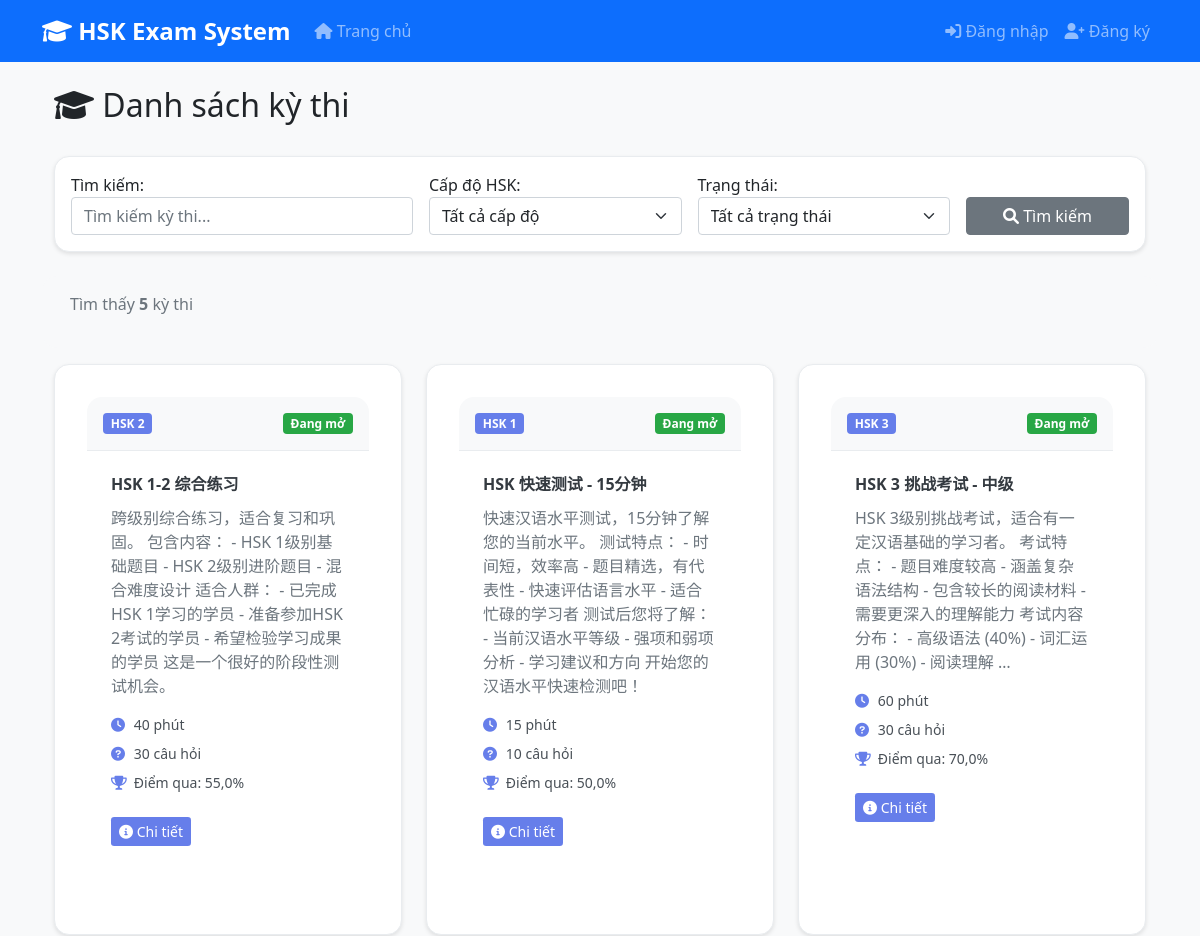
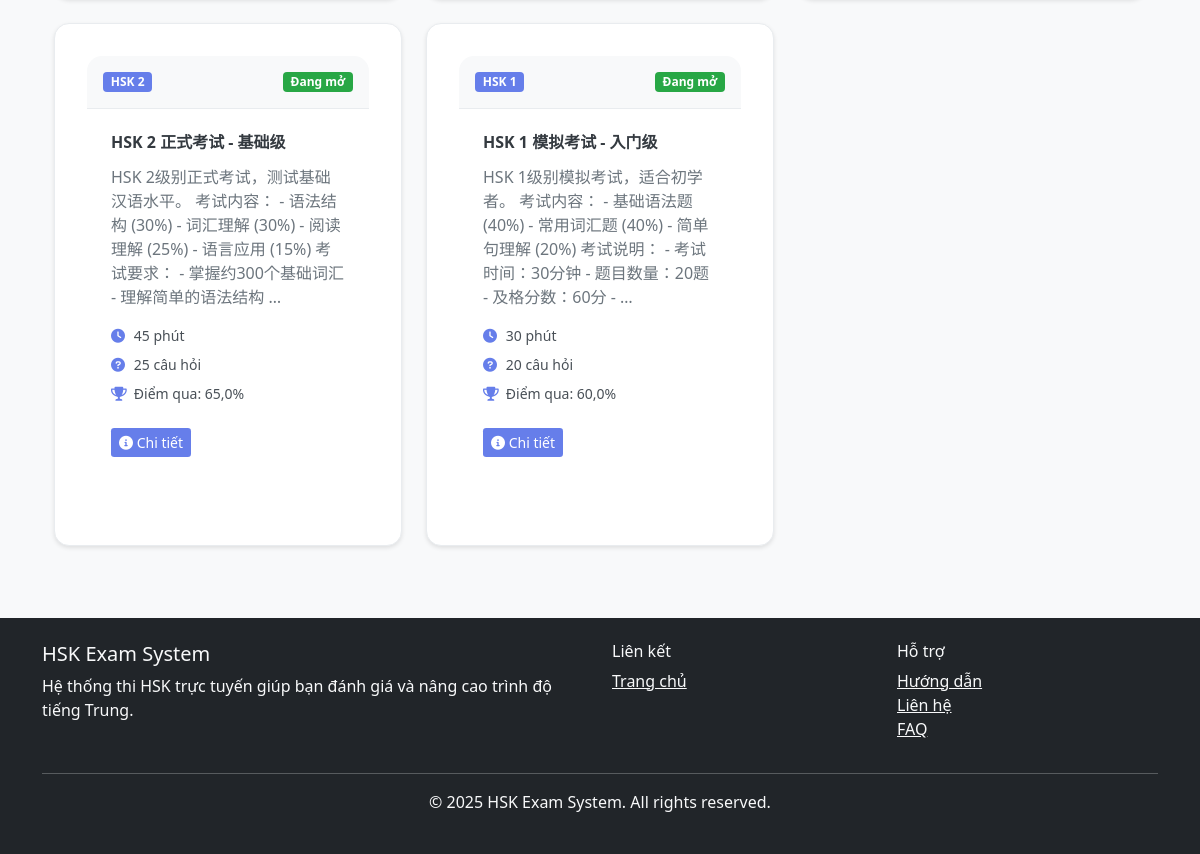
The app's page /exams/ with its own data (2 pictures, top to bottom).
### apps/exams/models.py (models this page shows, shortened)
class Exam(TimeStampedModel):
    title = models.CharField(
        max_length=200,
        verbose_name="Tiêu đề kỳ thi"
    )
    description = models.TextField(
        blank=True,
        verbose_name="Mô tả"
    )
    hsk_level = models.ForeignKey(
        HSKLevel,
        on_delete=models.CASCADE,
        verbose_name="Cấp độ HSK"
    )
    question_bank = models.ForeignKey(
        QuestionBank,
        on_delete=models.CASCADE,
        verbose_name="Ngân hàng câu hỏi"
    )
    duration_minutes = models.IntegerField(
        default=120,
        validators=[MinValueValidator(1), MaxValueValidator(480)],
        verbose_name="Thời gian thi (phút)"
    )
    total_questions = models.IntegerField(
        default=40,
        validators=[MinValueValidator(1), MaxValueValidator(200)],
        verbose_name="Tổng số câu hỏi"
    )
    passing_score = models.FloatField(
        default=60.0,
        validators=[MinValueValidator(0), MaxValueValidator(100)],
        help_text="Điểm đậu (%)",
        verbose_name="Điểm đậu"
    )
    is_active = models.BooleanField(
        default=True,
        verbose_name="Kích hoạt"
    )
    start_date = models.DateTimeField(
        default=timezone.now,
        verbose_name="Ngày bắt đầu"
    )
    end_date = models.DateTimeField(
        null=True,
        blank=True,
        verbose_name="Ngày kết thúc")
    randomize_questions = models.BooleanField(
        default=True,
        verbose_name="Xáo trộn câu hỏi"
    )
    show_results_immediately = models.BooleanField(
        default=True,
        verbose_name="Hiển thị kết quả ngay"
    )
    allow_retake = models.BooleanField(
        default=True,
        verbose_name="Cho phép thi lại"
    )
    max_attempts = models.IntegerField(
        default=3,
        validators=[MinValueValidator(1), MaxValueValidator(10)],
        verbose_name="Số lần thi tối đa"
    )
    instructions = models.TextField(
        blank=True,
        verbose_name="Hướng dẫn thi",
        help_text="Hướng dẫn chi tiết cho thí sinh"
    )
    allow_navigation = models.BooleanField(
        default=True,
        verbose_name="Cho phép di chuyển giữa các câu",
        help_text="Cho phép thí sinh quay lại câu trước"
    )
    require_full_completion = models.BooleanField(
        default=False,
        verbose_name="Yêu cầu hoàn thành tất cả câu",
        help_text="Bắt buộc trả lời tất cả câu hỏi"
    )
    class Meta:
        ordering = ['-created_at']
        verbose_name = 'Kỳ thi'
        verbose_name_plural = 'Kỳ thi'
        indexes = [
            models.Index(fields=['hsk_level', 'is_active']),
            models.Index(fields=['start_date', 'end_date']),
        ]
    def is_available(self):
        now = timezone.now()
        if not self.is_active:
            return False
        if self.start_date and now < self.start_date:
            return False
        if self.end_date and now > self.end_date:
            return False
        return True

### apps/common/models.py (models this page shows)
class HSKLevel(models.Model):
    level = models.IntegerField(unique=True)
    name = models.CharField(max_length=20)
    description = models.TextField(blank=True)
    vocabulary_count = models.IntegerField(default=0)
    class Meta:
        ordering = ['level']
        verbose_name = 'HSK Level'
        verbose_name_plural = 'HSK Levels'
    def __str__(self):
        return f"HSK {self.level}"

### apps/exams/views.py (the view, shortened to what this page needs)
# urls.py: path('', views.ExamListView.as_view(), name='list'),
class ExamListView(ListView):
    model = Exam
    template_name = 'exams/exam_list.html'
    context_object_name = 'exams'
    paginate_by = 12
    def get_queryset(self):
        queryset = Exam.objects.select_related('hsk_level', 'question_bank')
        search = self.request.GET.get('search')
        hsk_level = self.request.GET.get('hsk_level')
        status = self.request.GET.get('status')
        if search:
            queryset = queryset.filter(
                Q(title__icontains=search) |
                Q(description__icontains=search)
            )
        if hsk_level:
            queryset = queryset.filter(hsk_level_id=hsk_level)
        now = timezone.now()
        return queryset.order_by('-created_at')
    def get_context_data(self, **kwargs):
        context = super().get_context_data(**kwargs)
        context['search_form'] = ExamSearchForm(self.request.GET)
        context['total_exams'] = self.get_queryset().count()
        if self.request.user.is_authenticated:
            context['user_sessions'] = ExamSession.objects.filter(
                user=self.request.user
            ).select_related('exam').order_by('-created_at')[:5]
        return context

### apps/exams/forms.py
class ExamSearchForm(forms.Form):
    search = forms.CharField(
        required=False,
        widget=forms.TextInput(attrs={
            'class': 'form-control',
            'placeholder': 'Tìm kiếm kỳ thi...'
        }),
        label='Tìm kiếm'
    )
    hsk_level = forms.ModelChoiceField(
        queryset=HSKLevel.objects.all().order_by('level'),
        required=False,
        empty_label='Tất cả cấp độ',
        widget=forms.Select(attrs={
            'class': 'form-select'
        }),
        label='Cấp độ HSK'
    )
    status = forms.ChoiceField(
        choices=[
            ('', 'Tất cả trạng thái'),
            ('available', 'Khả dụng'),
            ('upcoming', 'Sắp diễn ra'),
            ('expired', 'Đã kết thúc'),
            ('inactive', 'Ngừng hoạt động'),
        ],
        required=False,
        widget=forms.Select(attrs={
            'class': 'form-select'
        }),
        label='Trạng thái'
    )

### templates/exams/exam_list.html (shortened to what this page needs)
{% extends 'base.html' %}
{% load static %}
{% block extra_css %}
<link rel="stylesheet" href="{% static 'css/variables.css' %}">
<link rel="stylesheet" href="{% static 'css/exams/exam_common.css' %}">
<link rel="stylesheet" href="{% static 'css/exams/exam_list.css' %}">
{% endblock extra_css %}
{% block content %}
<div class="container mt-4">
    <div class="row">
        <div class="col-md-12">
            <div class="d-flex justify-content-between align-items-center mb-4">
                <h2><i class="fas fa-graduation-cap"></i> Danh sách kỳ thi</h2>
            </div>
            <div class="card search-card mb-4">
                <div class="card-body">
                    <form method="get" class="row g-3">
                        <div class="col-md-4">
                            {{ search_form.search.label_tag }}
                            {{ search_form.search }}
                        </div>
                        <div class="col-md-3">
                            {{ search_form.hsk_level.label_tag }}
                            {{ search_form.hsk_level }}
                        </div>
                        <div class="col-md-3">
                            {{ search_form.status.label_tag }}
                            {{ search_form.status }}
                        </div>
                        <div class="col-md-2 d-flex align-items-end">
                            <button type="submit" class="btn btn-secondary w-100">
                                <i class="fas fa-search"></i> Tìm kiếm
                            </button>
                        </div>
                    </form>
                </div>
            </div>
            <div class="row results-summary mb-3">
                <div class="col-md-6">
                    <p class="text-muted">
                        Tìm thấy <strong>{{ total_exams }}</strong> kỳ thi
                    </p>
                </div>
                <div class="col-md-6 text-end">
                </div>
            </div>
            {% if exams %}
            <div class="row">
                {% for exam in exams %}
                <div class="col-md-6 col-lg-4 mb-4">
                    <div class="card exam-card h-100">
                        <div class="card-header d-flex justify-content-between align-items-center">
                            <span class="badge bg-primary">{{ exam.hsk_level.name }}</span>
                            {% if exam.is_available %}
                            <span class="badge bg-success">Đang mở</span>
                            {% elif exam.start_date > now %}
                            <span class="badge bg-warning">Sắp mở</span>
                            {% else %}
                            <span class="badge bg-secondary">Đã đóng</span>
                            {% endif %}
                        </div>
                        <div class="card-body">
                            <h6 class="card-title">{{ exam.title }}</h6>
                            <p class="card-text">{{ exam.description|truncatewords:20|default:"Không có mô tả" }}</p>
                            <ul class="list-unstyled">
                                <li><i class="fas fa-clock"></i> {{ exam.duration_minutes }} phút</li>
                                <li><i class="fas fa-question-circle"></i> {{ exam.total_questions }} câu hỏi</li>
                                <li><i class="fas fa-trophy"></i> Điểm qua: {{ exam.passing_score }}%</li>
                            </ul>
                            <div class="d-flex justify-content-between">
                                <a href="{% url 'exams:detail' exam.id %}" class="btn btn-primary btn-sm">
                                    <i class="fas fa-info-circle"></i> Chi tiết
                                </a>
                            </div>
                        </div>
                    </div>
                </div>
                {% endfor %}
            </div>
            {% else %}
            <div class="alert alert-info">
                <i class="fas fa-info-circle"></i> Hiện tại chưa có bài thi nào. Vui lòng quay lại sau!
            </div>
            {% endif %}
        </div>
    </div>
</div>
{% endblock %}

### static/css/style.css (style rules this page uses)
body { font-family: 'Segoe UI', Tahoma, Geneva, Verdana, sans-serif; background-color: #f8f9fa; }
.card { box-shadow: 0 4px 6px rgba(0, 0, 0, 0.1); border: none; transition: transform 0.2s; }
.btn-primary { background: linear-gradient(135deg, #667eea 0%, #764ba2 100%); border: none; }

### static/css/variables.css (style rules this page uses)
:root { --primary-color: #667eea; --primary-gradient-start: #667eea; --primary-gradient-end: #764ba2; --primary-bg-light: rgba(102, 126, 234, 0.1); --primary-bg-lighter: rgba(118, 75, 162, 0.1); --primary-shadow: rgba(102, 126, 234, 0.4); --success-color: #28a745; --success-gradient-start: #28a745; --success-gradient-end: #20c997; --success-bg: #d4edda; --success-border: #c3e6cb; --success-text: #155724; --success-shadow: rgba(40, 167, 69, 0.3); --danger-color: #dc3545; --danger-gradient-start: #dc3545; --danger-gradient-end: #fd7e14; --danger-bg: #f8d7da; --danger-border: #f5c6cb; --danger-text: #721c24; --danger-shadow: rgba(220, 53, 69, 0.3); --warning-color: #ffc107; --warning-bg: #fff3cd; --warning-text: #856404; --info-color: #17a2b8; --info-bg: #d1ecf1; --info-text: #0c5460; --gray-100: #f8f9fa; --gray-200: #e9ecef; --gray-300: #dee2e6; --gray-400: #ced4da; --gray-500: #adb5bd; --gray-600: #6c757d; --gray-700: #495057; --gray-800: #343a40; --gray-900: #212529; --secondary-color: #6c757d; --bg-light: #f8f9fa; --bg-white: #ffffff; --text-primary: #343a40; --text-secondary: #495057; --text-muted: #6c757d; --border-light: #e9ecef; --border-color: #dee2e6; --shadow-sm: 0 2px 4px rgba(0, 0, 0, 0.1); --shadow-md: 0 4px 6px rgba(0, 0, 0, 0.1); --shadow-lg: 0 8px 25px rgba(0, 0, 0, 0.1); --border-radius: 15px; --border-radius-sm: 10px; --box-shadow: 0 4px 6px rgba(0, 0, 0, 0.1); --box-shadow-lg: 0 8px 25px rgba(0, 0, 0, 0.1); --transition: all 0.3s ease; }

### static/css/exams/exam_common.css (style rules this page uses)
.exam-card { background: white; border-radius: var(--border-radius); box-shadow: var(--box-shadow); padding: 2rem; margin-bottom: 2rem; }

### static/css/exams/exam_list.css (style rules this page uses)
.search-card { border: 1px solid var(--border-light); border-radius: var(--border-radius); box-shadow: var(--shadow-sm); }
.exam-card { border: 1px solid var(--border-light); border-radius: var(--border-radius); box-shadow: var(--shadow-sm); transition: var(--transition); height: 100%; }
.exam-card .card-header { background: var(--bg-light); border-bottom: 1px solid var(--border-light); border-radius: var(--border-radius) var(--border-radius) 0 0; display: flex; justify-content: space-between; align-items: center; padding: 1rem; }
.exam-card .card-body { padding: 1.5rem; }
.exam-card .card-title { color: var(--text-primary); font-weight: 600; margin-bottom: 0.75rem; }
.exam-card .card-text { color: var(--text-muted); margin-bottom: 1rem; }
.exam-card .list-unstyled { margin-bottom: 1.5rem; }
.exam-card .list-unstyled li { margin-bottom: 0.5rem; color: var(--text-secondary); font-size: 0.875rem; }
.exam-card .list-unstyled li i { width: 1.2rem; color: var(--primary-color); }
.exam-card .btn-primary { background: var(--primary-color); border-color: var(--primary-color); }
.results-summary { background: var(--bg-light); padding: 1rem; border-radius: var(--border-radius); margin-bottom: 1.5rem; }
.badge.bg-success { background-color: var(--success-color) !important; }
.badge.bg-primary { background-color: var(--primary-color) !important; }

### records on screen
Exam: hsk_level.name "HSK 2", is_active "Đang mở", title "HSK 1-2 综合练习", description "跨级别综合练习，适合复习和巩固。 包含内容： - HSK 1级别基础题目 - HSK 2级别进阶题目 - 混合难度设计 适合人群： - 已完成HSK 1学习的学员 - 准备参加HSK 2考试的学员 - 希望检验学习成果的学员 这是一个很好的阶段性测试机会。", duration_minutes "40", total_questions "30", passing_score "55,0"
Exam: hsk_level.name "HSK 1", is_active "Đang mở", title "HSK 快速测试 - 15分钟", description "快速汉语水平测试，15分钟了解您的当前水平。 测试特点： - 时间短，效率高 - 题目精选，有代表性 - 快速评估语言水平 - 适合忙碌的学习者 测试后您将了解： - 当前汉语水平等级 - 强项和弱项分析 - 学习建议和方向 开始您的汉语水平快速检测吧！", duration_minutes "15", total_questions "10", passing_score "50,0"
Exam: hsk_level.name "HSK 3", is_active "Đang mở", title "HSK 3 挑战考试 - 中级", description "HSK 3级别挑战考试，适合有一定汉语基础的学习者。 考试特点： - 题目难度较高 - 涵盖复杂语法结构 - 包含较长的阅读材料 - 需要更深入的理解能力 考试内容分布： - 高级语法 (40%) - 词汇运用 (30%) - 阅读理解 …", duration_minutes "60", total_questions "30", passing_score "70,0"
Exam: hsk_level.name "HSK 2", is_active "Đang mở", title "HSK 2 正式考试 - 基础级", description "HSK 2级别正式考试，测试基础汉语水平。 考试内容： - 语法结构 (30%) - 词汇理解 (30%) - 阅读理解 (25%) - 语言应用 (15%) 考试要求： - 掌握约300个基础词汇 - 理解简单的语法结构 …", duration_minutes "45", total_questions "25", passing_score "65,0"
Exam: hsk_level.name "HSK 1", is_active "Đang mở", title "HSK 1 模拟考试 - 入门级", description "HSK 1级别模拟考试，适合初学者。 考试内容： - 基础语法题 (40%) - 常用词汇题 (40%) - 简单句理解 (20%) 考试说明： - 考试时间：30分钟 - 题目数量：20题 - 及格分数：60分 - …", duration_minutes "30", total_questions "20", passing_score "60,0"

### other values on screen
{{ search_form.search.label_tag }} "Tìm kiếm:"
{{ search_form.hsk_level.label_tag }} "Cấp độ HSK:"
{{ search_form.status.label_tag }} "Trạng thái:"
{{ total_exams }} "5"
